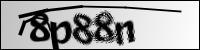
%> input picture Samples/CaptchaCA/001.png, 200 x 50 px
$ octave --eval "result = RGB_Edge(imread('../Samples/CaptchaCA/001.png'));"   (GNU Octave 9; MATLAB toolbox functions it lacks are replaced by stand-ins)
%> lines starting %> are read from the running program, lines starting %| are printed output that depends on the picture
function [ edgesAll ] = RGB_Edge( img )
%RGB_Edge Summary of this function goes here
%   Detailed explanation goes here

smallImg = img(1:4:size(img,1), 1:4:size(img,2), :);
subplot(2,2,1), imshow(smallImg), title('Resized Image (for viewing purposes only)');

edges = [];
edges(:,:,1) = edge(smallImg(:,:,1), 'sobel');
edges(:,:,2) = edge(smallImg(:,:,2), 'sobel');
edges(:,:,3) = edge(smallImg(:,:,3), 'sobel');
subplot(2,2,2), imshow(edges(:,:,1)), title('Image Edges Channel R');
subplot(2,2,3), imshow(edges(:,:,2)), title('Image Edges Channel G');
subplot(2,2,4), imshow(edges(:,:,3)), title('Image Edges Channel B');
%> after `title('Image Edges Channel B')`:
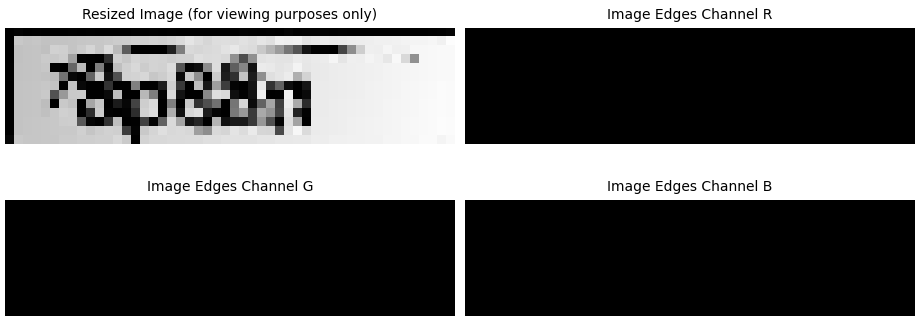
%> figure redrawn from the program's plot data, 4 panels
%> `result = RGB_Edge(imread('../Samples/CaptchaCA/001.png'));`:
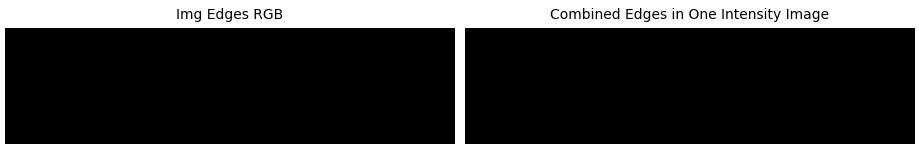
%> figure redrawn from the program's plot data, 2 panels

figure,
subplot(1,2,1), imshow(edges), title('Img Edges RGB');
edgesAll = edges(:,:,1) + edges(:,:,2) + edges(:,:,3);
subplot(1,2,2), imshow(edgesAll), title('Combined Edges in One Intensity Image');


end
